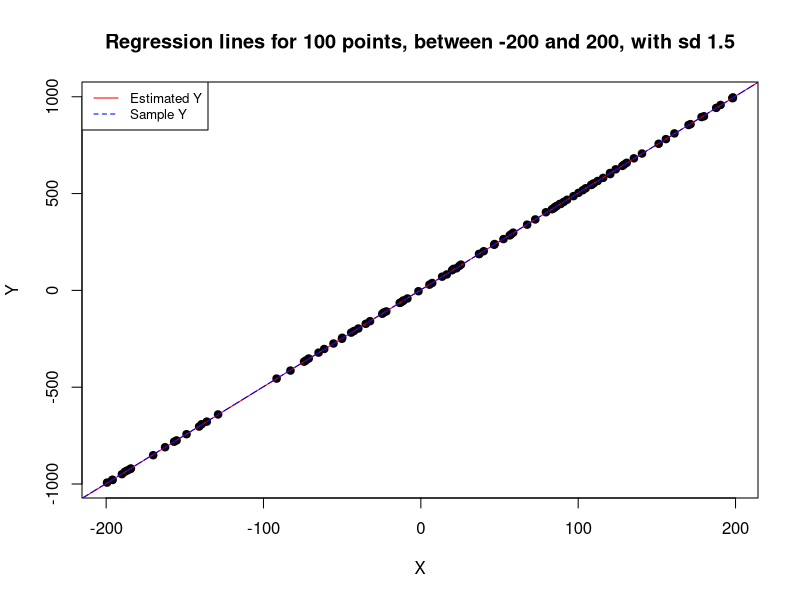
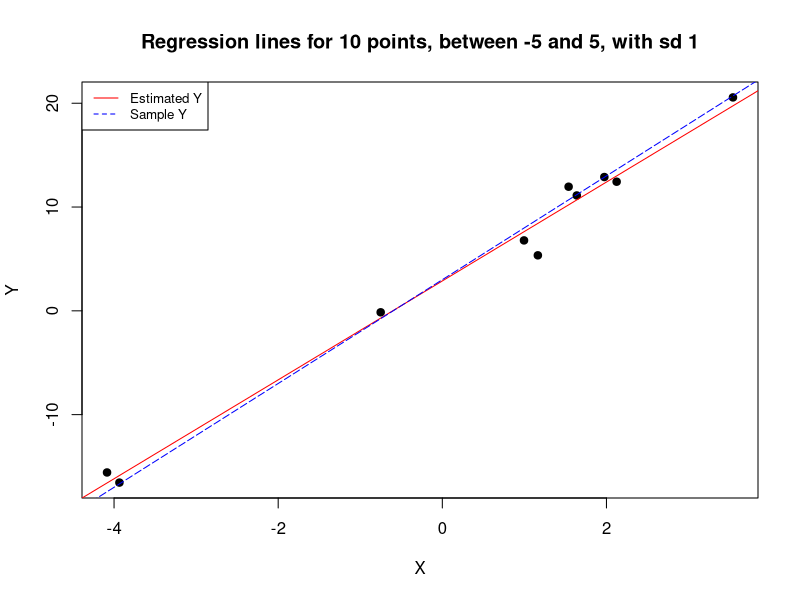
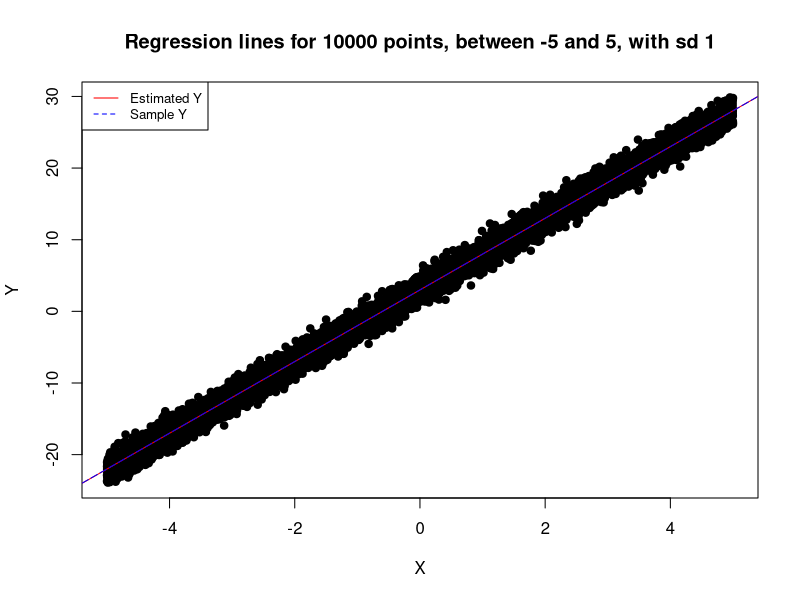
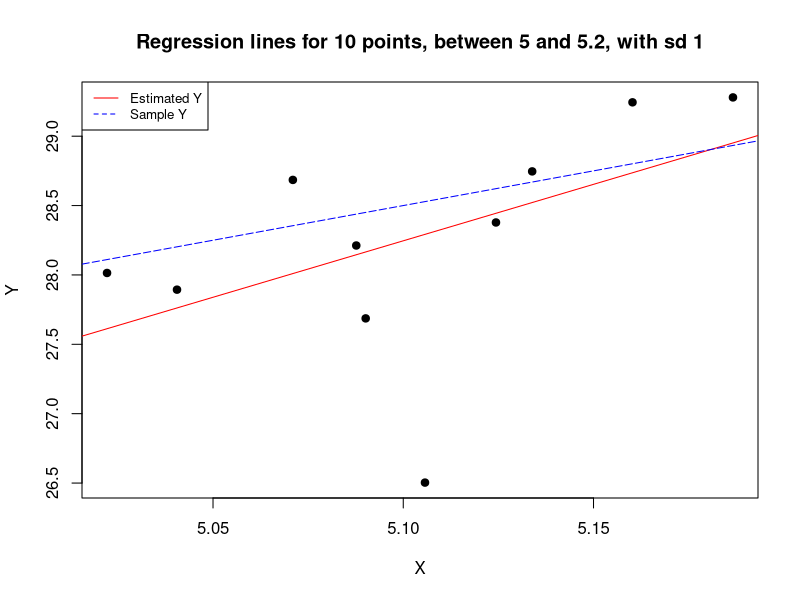
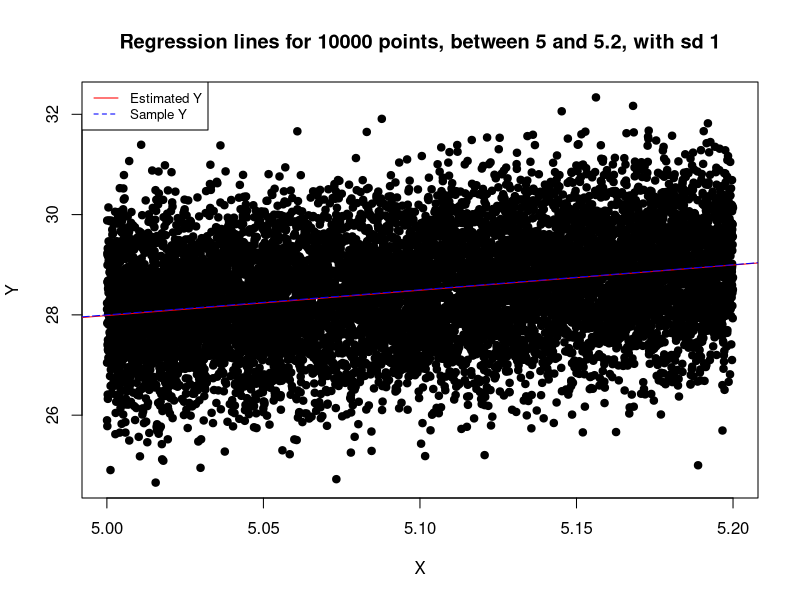
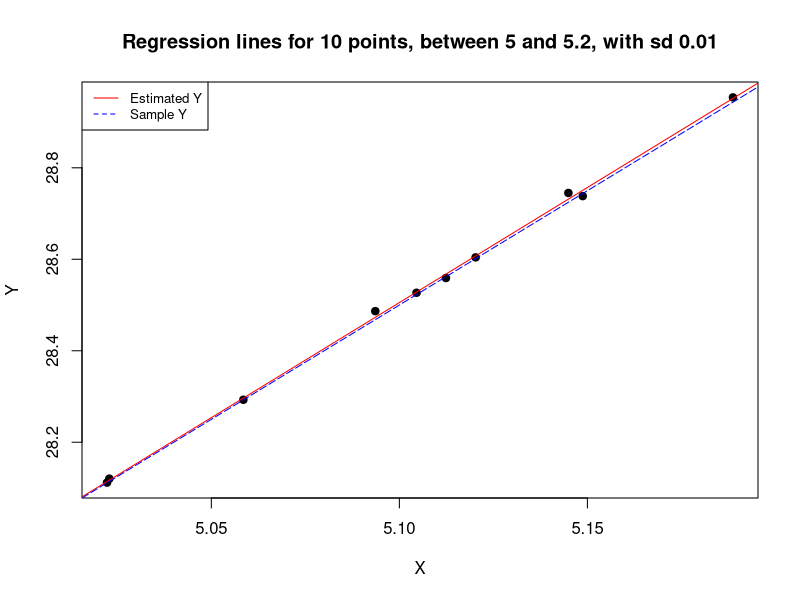

Reproduce these figures in R, in order.
# ex1
get_observations = function(m, a, b, xmin, xmax, sigma) {
  x = runif(n=m, min=xmin, max=xmax)
  a+b*x+rnorm(n=m, mean=0, sd=sigma)
  data.frame(x=x, y=a+b*x+rnorm(n=m, mean=0, sd=sigma))
}
observations = get_observations(10, 5, 1, -5, 5, 3)
observations

# ex2
regression_parameters = function(observations) {
  x_mean = mean(observations$x)
  y_mean = mean(observations$y)
  n = length(observations$x)
  
  b = sum((observations$x - x_mean)*(observations$y - y_mean) ) / sum((observations$x-x_mean) ** 2)
  a = y_mean - b* x_mean
  
  y_estimated = a+b*observations$x
  sse = sum((observations$y-y_estimated)^2)
  
  s2 = sse/(n-2)
  sx = sqrt(var(observations$x))

  b_se = sqrt(s2)/((sqrt(n-1))*sqrt(var(observations$x)))
  a_se = sqrt(s2)*sqrt(1/n+(x_mean^2)/sum(observations$x^2))

  b_error <- qt(0.975,df=n-2)*b_se
  a_error <-  qt(0.975,df=n-2)*a_se
  
  # data.frame(a=a, b=b, b_lwr=b-b_error, b_upr=b+b_error, a_lwr=a-a_error, a_upr=a+a_error, t_b=b/b_se, t_a=a/a_se)
  data.frame(params=c(a,b), lwr=c(a-a_error, b-b_error), upr=c(a+a_error, b+b_error), t=c(a/a_se, b/b_se))
}
params = regression_parameters(observations)
params

g <- lm(observations$y ~ observations$x)
summary(g)
confint(g, level=0.95)

# ex3
plot_regression = function(m, xmin, xmax, sigma) {
  a = 3
  b = 5
  
  png(sprintf("regression-%s-%s-%s-%s.png",m,xmin,xmax,sigma))
  
  observations = get_observations(m, a, b, xmin, xmax, sigma)
  r = regression_parameters(observations)
  plot(observations$x, observations$y, pch=19, 
       main=sprintf("Regression lines for %s points, between %s and %s, with sd %s", m, xmin, xmax, sigma),
       xlab="X", 
       ylab="Y"
       )
  abline(r$params[1], r$params[2], lwd=1, col="red")
  abline(a, b, lwd=1, col="blue", lty=5)
  legend("topleft", legend=c("Estimated Y", "Sample Y"), col=c("red", "blue"), lty=1:5, cex=0.8)
  dev.off()
}

plot_regression(100, -200, 200, 1.5)
plot_regression(10, -5, 5, 1)
plot_regression(10000, -5, 5, 1)
plot_regression(10, 5, 5.2, 1)
plot_regression(10000, 5, 5.2, 1)
plot_regression(10, 5, 5.2, 0.01)


